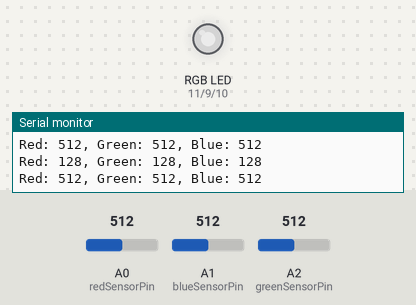
A sketch run on a simulated Arduino Uno, built with avr-gcc and run on an emulated ATmega328P. Parts: an RGB LED mixed from three pins (HIGH = lit), the last lines printed to the serial monitor. The test bench sets the inputs (shaded band); at power-on: A0 (redSensorPin) = 512, A1 (blueSensorPin) = 512, A2 (greenSensorPin) = 512. Dim RGB values are drawn brighter than linear.

Above: at 1.2 s.
1.3 s: A0 (redSensorPin) set to 418
At 1.9 s:
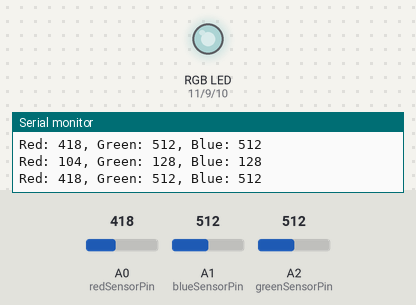
2.8 s: A0 (redSensorPin) set to 387
At 3.4 s:
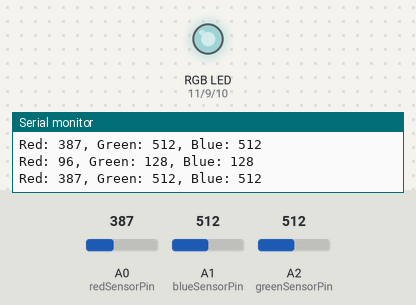
4.3 s: A1 (blueSensorPin) set to 410
At 5.3 s:
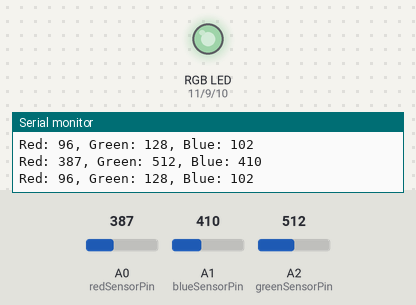
7.3 s: A1 (blueSensorPin) set to 391
At 7.7 s:
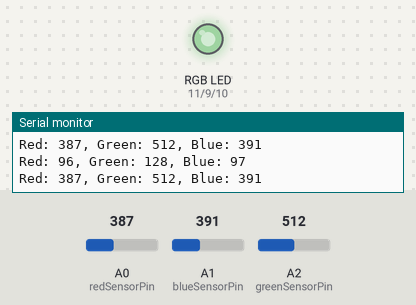
10.3 s: A2 (greenSensorPin) set to 981
At 11.1 s:
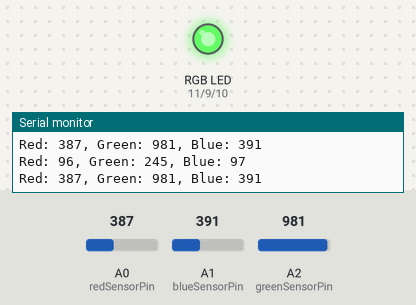
11.9 s: A2 (greenSensorPin) set to 1017
At 13.5 s:
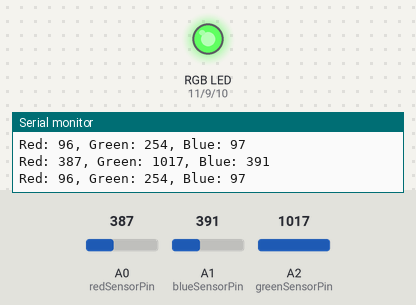
Timing chart, 0 to 14.5 s (numbered marks = the images above; inputs shaded):
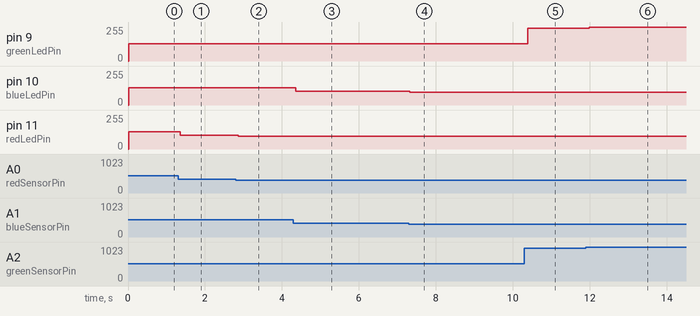

The sketch:

rgb.ino
```cpp
/*
Script to control an RGB LED using PWM
*/

const int redSensorPin = A0;
const int greenSensorPin = A2;
const int blueSensorPin = A1;

const int redLedPin = 11;
const int blueLedPin = 10;
const int greenLedPin = 9;

int redSensorValue = 0;
int greenSensorValue = 0;
int blueSensorValue = 0;

void setup()
{
    Serial.begin(9600);
}

void loop()
{
    redSensorValue = analogRead(redSensorPin);
    delay(5);
    greenSensorValue = analogRead(greenSensorPin);
    delay(5);
    blueSensorValue = analogRead(blueSensorPin);
    delay(5);

    String sensorData = "Red: " + String(redSensorValue) + ", Green: " + String(greenSensorValue) + ", Blue: " + String(blueSensorValue);
    Serial.println(sensorData);

    int redLedValue = redSensorValue / 4;
    int greenLedValue = greenSensorValue / 4;
    int blueLedValue = blueSensorValue / 4;

    analogWrite(redLedPin, redLedValue);
    analogWrite(greenLedPin, greenLedValue);
    analogWrite(blueLedPin, blueLedValue);

    String ledData = "Red: " + String(redLedValue) + ", Green: " + String(greenLedValue) + ", Blue: " + String(blueLedValue);
    Serial.println(ledData);
}
```

Measured:
- after the input at 1.3 s, pin 11 (redLedPin): 128/255 → 104/255 after 0.06 s
- after the input at 2.8 s, pin 11 (redLedPin): 104/255 → 96/255 after 0.07 s
- after the input at 4.3 s, pin 10 (blueLedPin): 128/255 → 102/255 after 0.05 s
- after the input at 7.3 s, pin 10 (blueLedPin): 102/255 → 97/255 at once
- after the input at 10.3 s, pin 9 (greenLedPin): 128/255 → 245/255 after 0.09 s
- after the input at 11.9 s, pin 9 (greenLedPin): 245/255 → 254/255 after 0.09 s
